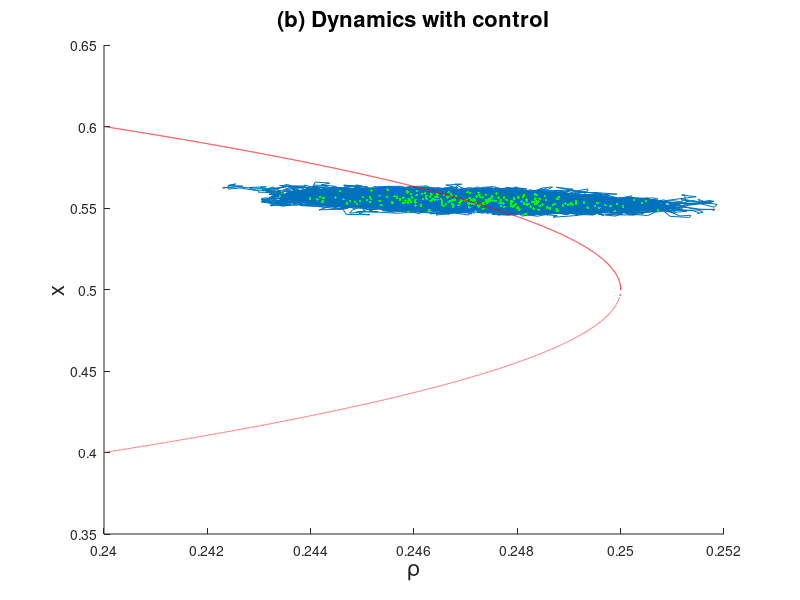

Source code (MATLAB): (Note: this script raises an error after producing the figure.)
clearvars
warning off

a = 1; K = 1;
trho = 0.247;      % the centered value for the OU process rho (rho star)
lambda = 0.01; 
phi = 0.04;     % OU parameters

psi = 0.1; 
eps = 0.005;

P = 0.95;
k =-log(1-P);
T = 40000; N = 2^17; dt = T/N;
X0 = 0.5*(1+sqrt(1-4*trho)); 
rho0 = trho;                                 %%%%%%%%%%%%%%%%%%%%%%%%%%%%%%%%%%%% initial value of the process rho


xs = 0.5*(1+sqrt(1-4*trho));                %%%%%%%%%%%%%%%%%%%%%%%%%%%%%%%%%%%%%% stable equilibrium
xu = 0.5*(1-sqrt(1-4*trho));                %%%%%%%%%%%%%%%%%%%%%%%%%%%%%%%%%%%%%% stable equilibrium
J = [2*xs-3*xs^2-trho -xs; 0 -lambda];      %%%%%%%%%%%%%%%%%%%%%%%%%%%%%%%%%%%%%% Jacobian aevaluated at xs
S = [psi*xs 0; 0 phi^2];                    %%%%%%%%%%%%%%%%%%%%%%%%%%%%%%%%%%%%%% matrix sigma*sigma'


%%%%%%%%%%%%%%%%%%%%%%%%%%%%%%%%%%%%%% Increments of Brownian motion
dW = sqrt(dt)*randn(2,N);
R = 4; Dt = R*dt; L = N/R;



rho = zeros(1,L);                           
rhotemp = rho0;
X = zeros(1,L);                             
Xtemp = X0;
 
% Get the dimensions of matrix J
 n = size(J, 1);
 
 % This equation solves vec(J * W + W * J') = vec(-S)
 I = eye(n);
 lhs = kron(I,J) + kron(J,I);  % Left-hand side matrix for the linear system
 rhs = -S(:);                   % Right-hand side vectorized
 
 % Solve the linear system
 wtemp = lhs \ rhs;
 
 % Reshape the solution vector back into the matrix form
 SM = reshape(wtemp, n, n);
 
 SM(1,1) = 0.8;
 SM(2,2) = SM(1,1);



B = [1;0];
BB = [1 0];
P = eye(2)-B*BB;


CM = -0.5*BB*(S+J*SM+SM*J')*(P+eye(2))*inv(SM);

Winc = zeros(2,L);
for j=1:L    
    Winc(1,j) = sum(dW(1,R*(j-1)+1:R*j));
    Winc(2,j) = sum(dW(2,R*(j-1)+1:R*j));
end

for j = 1:L    
    Xtemp = Xtemp + Dt*(a*Xtemp^2*(1-Xtemp/K)-rhotemp*Xtemp)+eps*sqrt(psi*Xtemp)*Winc(1,j) + Dt*(CM(1,1)*(Xtemp-xs) + CM(1,2)*(rhotemp-trho));
    rhotemp = rhotemp - lambda*(rhotemp - trho)*Dt + eps*phi*Winc(2,j);% + Dt*(CM(2,1)*(Xtemp-xs) + CM(2,2)*(rhotemp-trho));

    X(j) = Xtemp;
    rho(j) = rhotemp;
end

rho = [rho0,rho];

%%%%%%%%%%%%%%%%%%%%%%%%%%%%%%%%%%%%%%%%%%%% Create plots of paths
figure(3)
hold on
X=[X0,X];
X2D = real(X);

plot(rho,X,'MarkerEdgeColor',"#A2142F")
ylabel('x','FontSize',16);
xlabel('\rho','FontSize',16);
title('(b) Dynamics with control','FontSize',16)


%axis([0.2485 0.251 0.44 0.54])
theta=0.240:0.000001:0.25;
EqStable1 = K*0.5*(1+sqrt(1-4*theta/(a*K))); EqUnstable1 = K*0.5*(1-sqrt(1-4*theta/(a*K)));


z = length(rho);
TimeMarks = 150;
rhotemp=rho(1:TimeMarks:z);
Ztemp=X(1:TimeMarks:z);
plot(rhotemp,Ztemp,'g.')

plot(theta,EqStable1,'r-')
plot(theta,EqUnstable1,'r--')
xline(trho,'LineWidth',1.5);
xline(0.25,'--','LineWidth',1.5)
eq = K*0.5*(1+sqrt(1-4*trho/(a*K)));
plot(trho, eq,'ko', 'MarkerFaceColor', 'k', 'MarkerSize', 9)

%%%%%%%%%%%%%%%%%%%%%%%%%%%%%%%%%%%%%%%%%%%% Plot the confidence ellipse

plot(trho, xu,'ko','MarkerFaceColor', 'none', 'MarkerSize', 9)

E = inv(SM);

ellipse = @(ou,pop) E(1,1)*(pop-xs).^2+E(2,2)*(ou-trho).^2+(E(2,1)+E(1,2))*(pop-xs).*(ou-trho)-2*eps^2*k;
fimplicit(ellipse,'r','LineWidth',3)

axis([0.243 0.255 0.43 0.6]);


%%%% Plot the separatrix %%%%

yRange = 0.246:0.0003:0.251;
xRange = 0.4:0.01:0.55;

% Create a meshgrid for x and y
[X, Y] = meshgrid(xRange, yRange);

% Define the vector field functions f(x, y) and g(x, y)
f = @(x, y) x.^2.*(1-x)-y.*x;    % Example function for x'
g = @(x, y) -lambda*(y-trho);    % Example function for d/dt(rho)

% Define the system of differential equations for ode45
dynamics = @(t, z) [f(z(1), z(2)); g(z(1), z(2))];

% Identify the saddle point and its Jacobian
saddle_point = [xu,trho]; % Known saddle point for this example
J = [2*xu-3*xu^2-trho -xu; 0 -lambda];      % Jacobian matrix at the saddle point

% Find the eigenvalues and eigenvectors of the Jacobian
[VV, D] = eig(J);
stable_direction = VV(:,2); % Eigenvector for the unstable eigenvalue

% Perturbation size
epsilon = 0.0005;

% Compute initial points near the saddle point in the stable direction
z0_pos = saddle_point + epsilon * stable_direction';
z0_neg = saddle_point - epsilon * stable_direction';

% Integrate forward and backward from these points to plot the stable separatrix

[T2, Z2] = ode45(dynamics, [0, -6000], z0_pos);   % Backward in time
[T4, Z4] = ode45(dynamics, [0, -1000], z0_neg);   % Backward in time

plot(Z2(:, 2), Z2(:, 1), 'b', 'LineWidth', 1.5); % Positive direction backward
plot(Z4(:, 2), Z4(:, 1), 'b', 'LineWidth', 1.5); % Negative direction backward

hold off;

ax = gca;
ax.YTick = linspace(0.43, 0.6, 5);
ax.XTick = linspace(0.243, 0.2550, 3);

